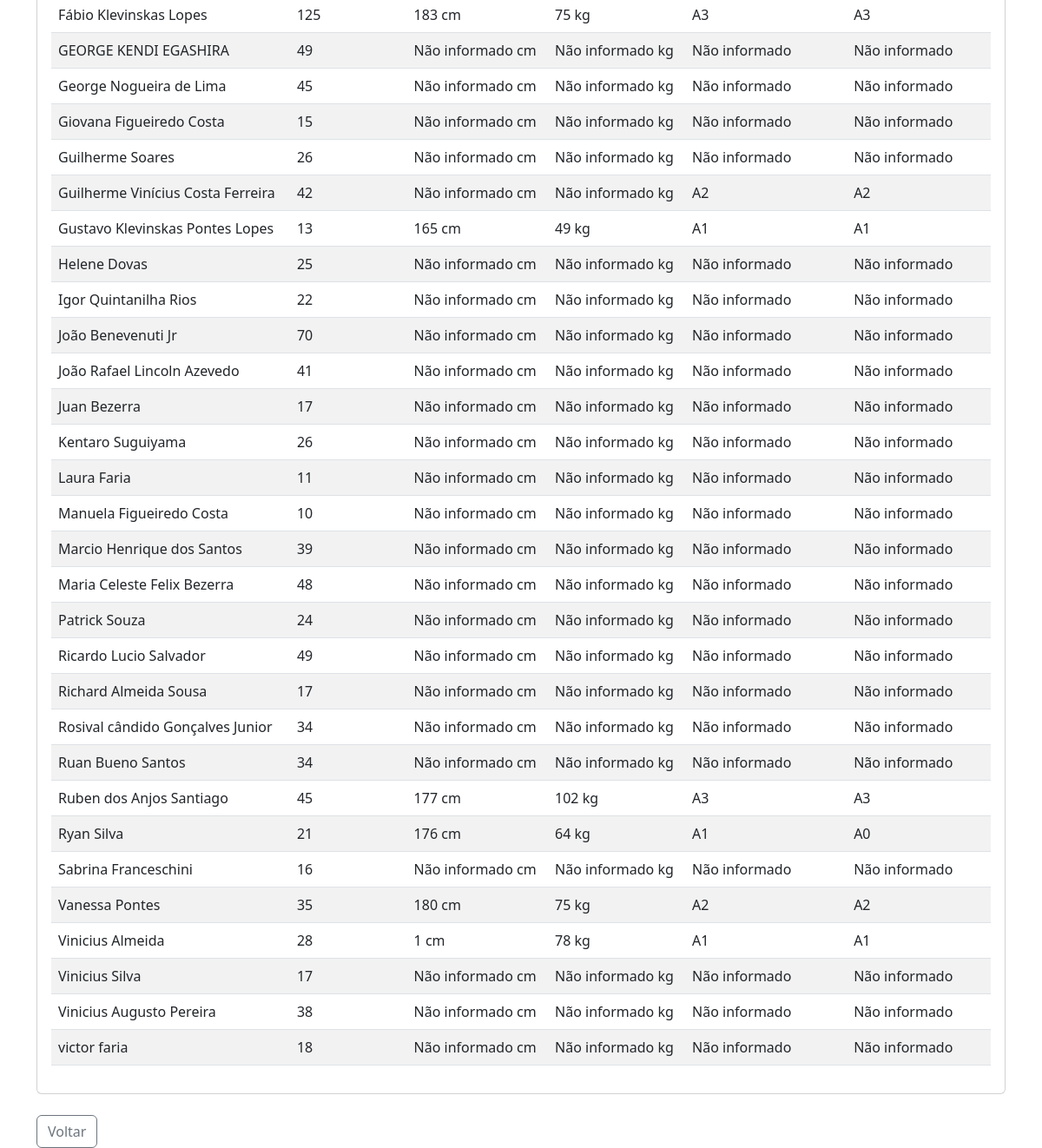
/professor/tamanhos-medidas/ (signed in, lower part), run on an earlier commit of the app's database.
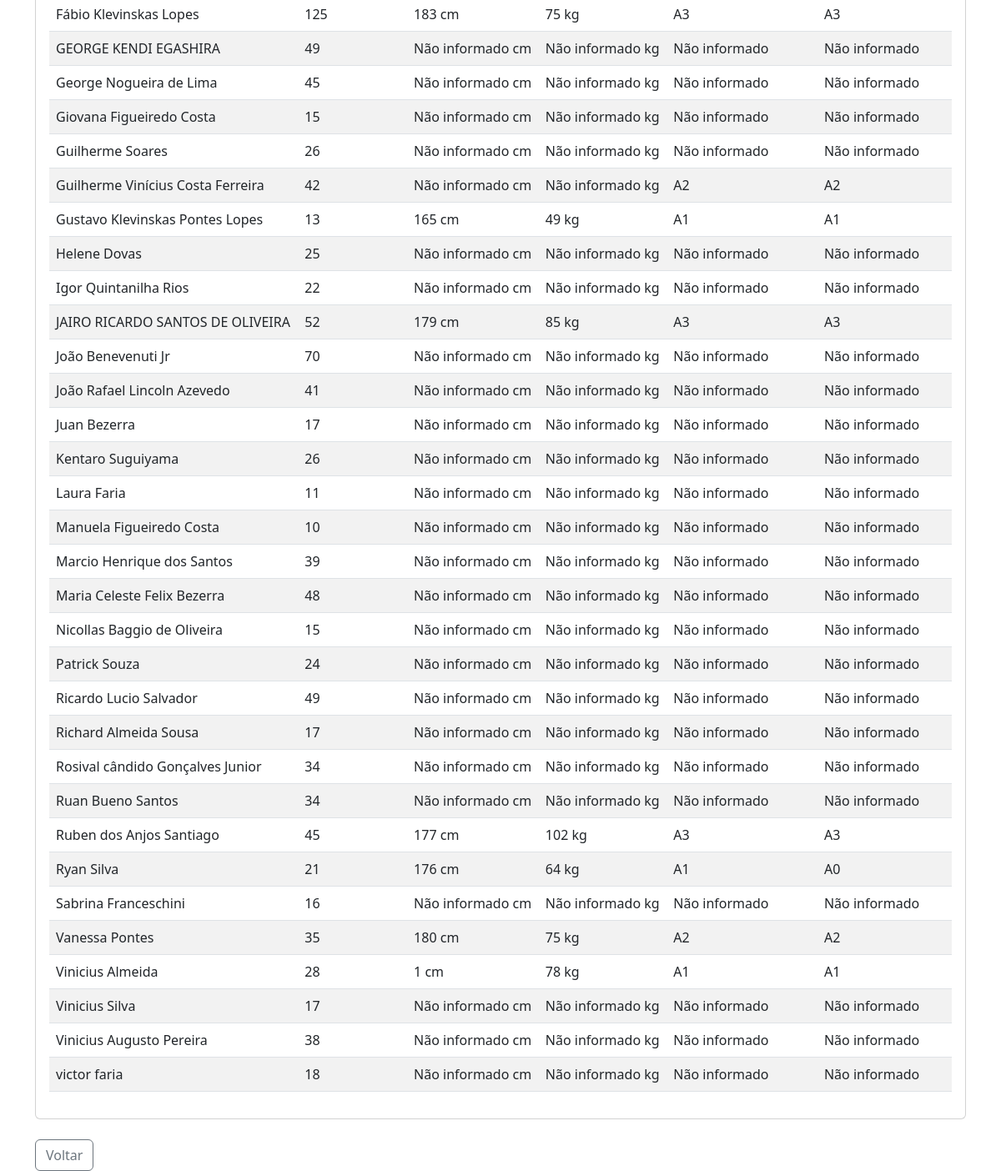
And on a later commit of the database.
### academia/models.py (models this page shows, shortened)
class User(AbstractUser):
    STATUS_CHOICES = [('ATIVO', 'Ativo'), ('INATIVO', 'Inativo'), ('PENDENTE', 'Pendente')]
    GROUP_ROLE_CHOICES = [('STD', 'Aluno'), ('PRO', 'Professor'), ('ADM', 'Administrador')]
    KIMONO_SIZE_CHOICES = [('A0', 'A0'), ('A1', 'A1'), ('A2', 'A2'), ('A3', 'A3'), ('A4', 'A4'), ('A5', 'A5'), ('A6', 'A6')]
    BELT_SIZE_CHOICES = [('A0', 'A0'), ('A1', 'A1'), ('A2', 'A2'), ('A3', 'A3'), ('A4', 'A4'), ('A5', 'A5'), ('A6', 'A6')]
    birthday = models.DateField('Data de Nascimento', null=True, blank=True)
    group_role = models.CharField('Perfil', max_length=3, choices=GROUP_ROLE_CHOICES, default='STD')
    status = models.CharField('Status', max_length=8, choices=STATUS_CHOICES, default='PENDENTE')
    photo = models.ImageField('Foto', upload_to=photo_upload_to, null=True, blank=True)
    height = models.IntegerField('Altura (cm)', null=True, blank=True)
    weight = models.IntegerField('Peso (kg)', null=True, blank=True)
    kimono_size = models.CharField('Tamanho do Kimono', max_length=2, choices=KIMONO_SIZE_CHOICES, null=True, blank=True)
    belt_size = models.CharField('Tamanho da Faixa', max_length=2, choices=BELT_SIZE_CHOICES, null=True, blank=True)
    whatsapp = models.CharField('WhatsApp', max_length=20, null=True, blank=True)
    responsible = models.ForeignKey('self', on_delete=models.SET_NULL, null=True, blank=True, related_name='dependents')
    class Meta:
        verbose_name, verbose_name_plural = 'Usuário', 'Usuários'
        ordering = ['first_name', 'last_name']
    def is_student(self): return self.group_role == 'STD'
    def is_admin(self): return self.group_role == 'ADM'
    def is_professor_or_admin(self): return self.group_role in ['PRO', 'ADM']

### academia/views.py (the view)
# urls.py: path('professor/tamanhos-medidas/', views.tamanhos_medidas, name='tamanhos_medidas'),
@login_required
def tamanhos_medidas(request):
    if not request.user.is_professor_or_admin():
        raise PermissionDenied
    students = User.objects.filter(group_role='STD').order_by('first_name', 'last_name')
    today = datetime.date.today()
    student_data = [{
        'user': student,
        'age': today.year - student.birthday.year - ((today.month, today.day) < (student.birthday.month, student.birthday.day)) if student.birthday else None
    } for student in students]
    return render(request, 'academia/professor/tamanhos_medidas.html', {'student_data': student_data})

### academia/context_processors.py (called while the page is built)
def account_management_context(request):
    original_user_id = request.session.get('original_user_id')
    main_user = None
    if original_user_id:
        try:
            main_user = User.objects.get(id=original_user_id)
        except User.DoesNotExist:
            request.session.pop('original_user_id', None)
    else:
        main_user = request.user
    dependents = main_user.dependents.all() if main_user and main_user.dependents.exists() else []
    return {
        'original_user_id': original_user_id,
        'dependents_list': dependents,
    }

def global_context(request):
    if not request.user.is_authenticated:
        return {}
    context = {}
    context.update(notifications_context(request))
    context.update(account_management_context(request))
    return context

### academia/templates/academia/professor/tamanhos_medidas.html (shortened to what this page needs)
{% extends 'academia/base.html' %}
{% block content %}
<div class="card">
    <div class="card-body">
        <div class="table-responsive">
            <table class="table table-striped table-hover">
                <tbody>
                    {% for data in student_data %}
                        <tr>
                            <td>{{ data.user.get_full_name }}</td>
                            <td>{{ data.age|default:"Não informado" }}</td>
                            <td>{{ data.user.height|default:"Não informado" }} cm</td>
                            <td>{{ data.user.weight|default:"Não informado" }} kg</td>
                            <td>{{ data.user.kimono_size|default:"Não informado" }}</td>
                            <td>{{ data.user.belt_size|default:"Não informado" }}</td>
                        </tr>
                    {% empty %}
                        <tr>
                            <td colspan="6" class="text-center">Nenhum aluno encontrado.</td>
                        </tr>
                    {% endfor %}
                </tbody>
            </table>
        </div>
    </div>
</div>
<div class="mt-4">
    <a href="{% url 'dashboard' %}" class="btn btn-outline-secondary">Voltar</a>
</div>
{% endblock %}

### academia/templates/academia/base.html (shortened to what this page needs)
{% load static %}
<!DOCTYPE html>
<html lang="pt-BR">
<head>
    <link href="https://cdn.jsdelivr.net/npm/bootstrap@5.3.0/dist/css/bootstrap.min.css" rel="stylesheet">
    <link rel="stylesheet" href="https://cdn.jsdelivr.net/npm/bootstrap-icons@1.11.0/font/bootstrap-icons.css">
    <link rel="stylesheet" href="{% static 'css/styles.css' %}">
</head>
<body>
    <div class="position-fixed bottom-0 end-0 p-3" style="z-index: 11">
    </div>
    <div class="container mt-4">
        {% block content %}{% endblock %}
    </div>
</body>
</html>

What changed in the data, as far as the page shows it:
added User: user.get_full_name "JAIRO RICARDO SANTOS DE OLIVEIRA", age "52", user.height "179", user.weight "85", user.kimono_size "A3", user.belt_size "A3"
added User: user.get_full_name "Nicollas Baggio de Oliveira", age "15", user.height "Não informado", user.weight "Não informado", user.kimono_size "Não informado", user.belt_size "Não informado"
